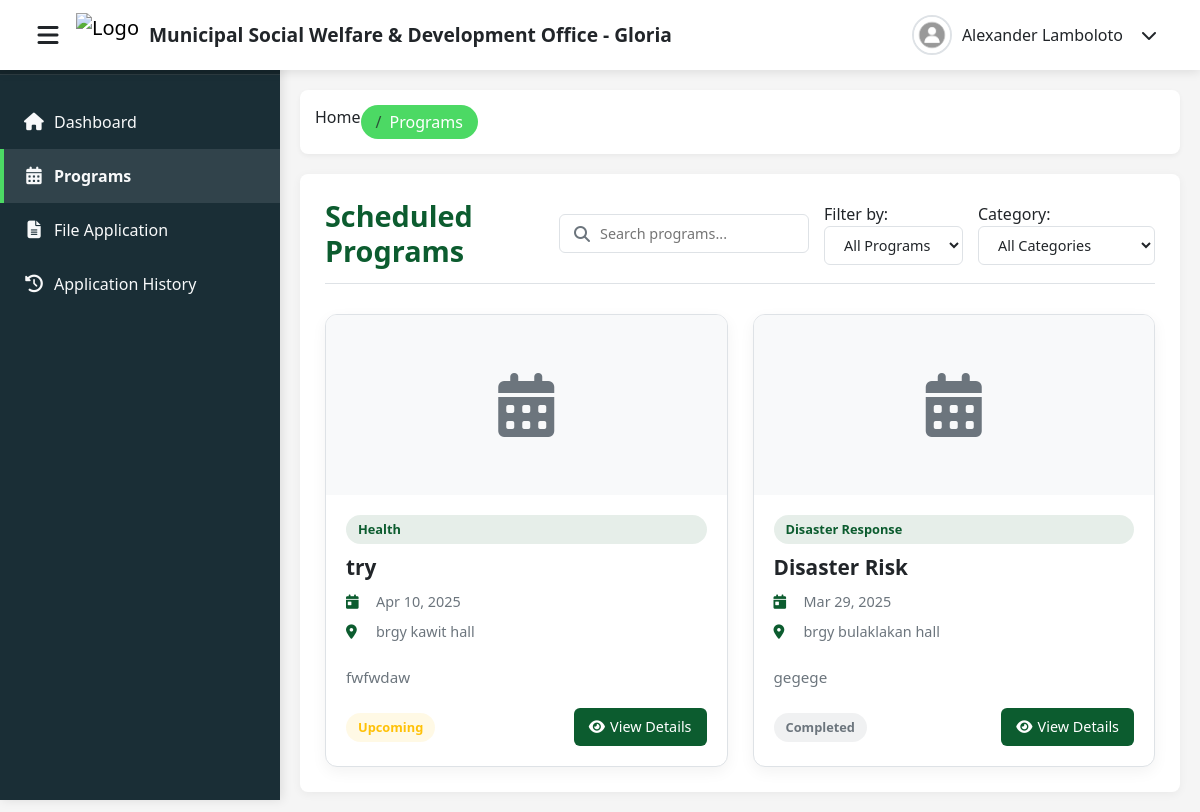
The app's page /programs.php (signed in) with its own data.
### tables this page shows
CREATE TABLE `user_form` (
  `id` int(255) NOT NULL,
  `name` varchar(255) NOT NULL,
  `email` varchar(255) NOT NULL,
  `password` varchar(255) NOT NULL,
  `user_type` varchar(255) NOT NULL DEFAULT 'user'
);

CREATE TABLE `programs` (
  `id` int(11) NOT NULL,
  `title` varchar(255) NOT NULL,
  `description` text NOT NULL,
  `category` varchar(100) NOT NULL,
  `date` date NOT NULL,
  `time` varchar(100) NOT NULL,
  `location` varchar(255) NOT NULL,
  `image` varchar(255) DEFAULT NULL,
  `status` varchar(50) NOT NULL DEFAULT 'upcoming',
  `created_by` int(11) NOT NULL,
  `created_at` timestamp NOT NULL DEFAULT current_timestamp(),
  `updated_at` timestamp NOT NULL DEFAULT current_timestamp() ON UPDATE current_timestamp()
);

### programs.php (the view, shortened to what this page needs)
<?php
@include 'config.php';
$user_id = $_SESSION['user_id'];
$user_name = isset($_SESSION['user_name']) ? $_SESSION['user_name'] : "Unknown User";
try {
    $sql = "SELECT name FROM user_form WHERE id = ?";
    $stmt = $conn->prepare($sql);
    $stmt->bind_param("i", $user_id);
    $stmt->execute();
    $result = $stmt->get_result();
    if ($row = $result->fetch_assoc()) {
        $user_name = $row['name'];
    }
} catch (Exception $e) {
}
$status_filter = isset($_GET['status']) ? $_GET['status'] : 'all';
$category_filter = isset($_GET['category']) ? $_GET['category'] : 'all';
$search_query = isset($_GET['search']) ? $_GET['search'] : '';
$sql_params = [];
$param_types = "";
$sql = "SELECT * FROM programs";
$sql .= " ORDER BY date DESC";
$programs = [];
try {
    if (!empty($sql_params)) {
        $stmt = $conn->prepare($sql);
        $stmt->bind_param($param_types, ...$sql_params);
        $stmt->execute();
        $result = $stmt->get_result();
    } else {
        $result = $conn->query($sql);
    }
    if ($result) {
        while ($row = $result->fetch_assoc()) {
            $programs[] = $row;
        }
    }
} catch (Exception $e) {
}
?>
<!DOCTYPE html>
<html lang="en">
<head>
    <link href="https://cdn.jsdelivr.net/npm/bootstrap@5.3.2/dist/css/bootstrap.min.css" rel="stylesheet">
    <link rel="stylesheet" href="https://cdnjs.cloudflare.com/ajax/libs/font-awesome/6.4.2/css/all.min.css">
</head>
<body>
    <div class="sidebar" id="sidebar">
        <div class="sidebar-title">
        </div>
        <ul class="sidebar-menu">
            <li><a href="user_page.php"><i class="fas fa-home"></i> Dashboard</a></li>
            <li class="active"><a href="programs.php"><i class="fas fa-calendar-alt"></i> Programs</a></li>
            <li><a href="file_application.php"><i class="fas fa-file-alt"></i> File Application</a></li>
            <li><a href="application_history.php"><i class="fas fa-history"></i> Application History</a></li>
        </ul>
    </div>
    <nav class="navbar navbar-expand-lg fixed-top">
        <div class="container-fluid">
            <button id="menu-toggle" class="menu-toggle me-2">
                <i class="fas fa-bars"></i>
            </button>
            <div class="navbar-brand">
                <img src="/useradmin/img/mswdologo.png" alt="Logo">
                <h1>Municipal Social Welfare & Development Office - Gloria</h1>
            </div>
            <div class="ms-auto d-flex align-items-center">
                <div class="dropdown">
                    <div class="user-profile" id="user-profile" data-bs-toggle="dropdown" aria-expanded="false">
                        <img src="/useradmin/img/prof.jpg" alt="User">
                        <span><?php echo htmlspecialchars($user_name, ENT_QUOTES, 'UTF-8'); ?></span>
                        <i class="fas fa-chevron-down ms-2"></i>
                    </div>
                </div>
            </div>
        </div>
    </nav>
    <div class="content-wrapper" id="content-wrapper">
        <nav aria-label="breadcrumb">
            <ol class="breadcrumb">
                <li class="breadcrumb-item"><a href="user_page.php">Home</a></li>
                <li class="breadcrumb-item active">Programs</li>
            </ol>
        </nav>
        <div class="content">
            <div class="programs-header">
                <h2 class="programs-title">Scheduled Programs</h2>
                <div class="programs-filter">
                    <div class="search-box">
                        <i class="fas fa-search search-icon"></i>
                        <form action="" method="get">
                            <input type="text" name="search" class="search-input" placeholder="Search programs..." value="<?php echo htmlspecialchars($search_query); ?>">
                        </form>
                    </div>
                    <div>
                        <span class="filter-label">Filter by:</span>
                        <form action="" method="get" class="d-inline">
                            <select class="filter-select" name="status" onchange="this.form.submit()">
                                <option value="all" <?php echo $status_filter == 'all' ? 'selected' : ''; ?>>All Programs</option>
                            </select>
                        </form>
                    </div>
                    <div>
                        <span class="filter-label">Category:</span>
                        <form action="" method="get" class="d-inline">
                            <select class="filter-select" name="category" onchange="this.form.submit()">
                                <option value="all" <?php echo $category_filter == 'all' ? 'selected' : ''; ?>>All Categories</option>
                            </select>
                        </form>
                    </div>
                </div>
            </div>
            <?php if (empty($programs)): ?>
            <div class="empty-state">
                <div class="empty-icon">
                    <i class="fas fa-calendar-times"></i>
                </div>
                <h3 class="empty-title">No Programs Available</h3>
                <p class="empty-description">There are currently no scheduled programs. Please check back later as the administrator will add programs soon.</p>
            </div>
            <?php else: ?>
            <div class="programs-grid">
                <?php foreach ($programs as $program): ?>
                <div class="program-card">
                    <div class="program-image">
                        <i class="fas fa-calendar-alt fa-4x text-secondary"></i>
                    </div>
                    <div class="program-content">
                        <span class="program-category"><?php echo htmlspecialchars($program['category']); ?></span>
                        <h3 class="program-title"><?php echo htmlspecialchars($program['title']); ?></h3>
                        <div class="program-details">
                            <div class="program-detail">
                                <i class="fas fa-calendar-day"></i>
                                <span><?php echo date('M d, Y', strtotime($program['date'])); ?></span>
                            </div>
                            <div class="program-detail">
                                <i class="fas fa-map-marker-alt"></i>
                                <span><?php echo htmlspecialchars($program['location']); ?></span>
                            </div>
                        </div>
                        <p class="program-description">
                            <?php
                            $desc = htmlspecialchars($program['description']);
                            echo (strlen($desc) > 150) ? substr($desc, 0, 150) . '...' : $desc;
                            ?>
                        </p>
                        <div class="program-footer">
                            <span class="program-status status-<?php echo strtolower($program['status']); ?>">
                                <?php echo ucfirst($program['status']); ?>
                            </span>
                            <div class="program-action">
                                <a href="view_program.php?id=<?php echo $program['id']; ?>" class="btn-view">
                                    <i class="fas fa-eye"></i> View Details
                                </a>
                            </div>
                        </div>
                    </div>
                </div>
                <?php endforeach; ?>
            </div>
            <?php endif; ?>
        </div>
    </div>
</body>
</html>

### records on screen
user_form: name "Alexander Lamboloto"
programs: category "Health", title "try", date "Apr 10, 2025", location "brgy kawit hall", description "fwfwdaw", status "Upcoming"
programs: category "Disaster Response", title "Disaster Risk", date "Mar 29, 2025", location "brgy bulaklakan hall", description "gegege", status "Completed"
